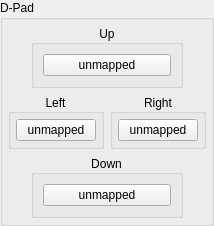
           <widget class="QGroupBox" name="gb_dpad">
            <property name="enabled">
             <bool>true</bool>
            </property>
            <property name="sizePolicy">
             <sizepolicy hsizetype="Preferred" vsizetype="Fixed">
              <horstretch>0</horstretch>
              <verstretch>0</verstretch>
             </sizepolicy>
            </property>
            <property name="maximumSize">
             <size>
              <width>16777215</width>
              <height>16777215</height>
             </size>
            </property>
            <property name="title">
             <string>D-Pad</string>
            </property>
            <layout class="QVBoxLayout" name="gb_dpad_layout">
             <property name="spacing">
              <number>6</number>
             </property>
             <property name="leftMargin">
              <number>5</number>
             </property>
             <property name="topMargin">
              <number>5</number>
             </property>
             <property name="rightMargin">
              <number>5</number>
             </property>
             <property name="bottomMargin">
              <number>5</number>
             </property>
             <item>
              <widget class="QWidget" name="dpad_up" native="true">
               <layout class="QHBoxLayout" name="dpad_up_layout">
                <property name="spacing">
                 <number>0</number>
                </property>
                <property name="leftMargin">
                 <number>0</number>
                </property>
                <property name="topMargin">
                 <number>0</number>
                </property>
                <property name="rightMargin">
                 <number>0</number>
                </property>
                <property name="bottomMargin">
                 <number>0</number>
                </property>
                <item>
                 <widget class="QGroupBox" name="gb_dpad_up">
                  <property name="minimumSize">
                   <size>
                    <width>152</width>
                    <height>0</height>
                   </size>
                  </property>
                  <property name="maximumSize">
                   <size>
                    <width>0</width>
                    <height>16777215</height>
                   </size>
                  </property>
                  <property name="title">
                   <string>Up</string>
                  </property>
                  <property name="alignment">
                   <set>Qt::AlignmentFlag::AlignCenter</set>
                  </property>
                  <layout class="QHBoxLayout" name="horizontalLayout_4">
                   <item>
                    <widget class="QPushButton" name="DpadUpButton">
                     <property name="text">
                      <string>unmapped</string>
                     </property>
                    </widget>
                   </item>
                  </layout>
                 </widget>
                </item>
               </layout>
              </widget>
             </item>
             <item>
              <layout class="QHBoxLayout" name="layout_dpad_left_right">
               <item>
                <widget class="QGroupBox" name="gb_dpad_left">
                 <property name="title">
                  <string>Left</string>
                 </property>
                 <property name="alignment">
                  <set>Qt::AlignmentFlag::AlignCenter</set>
                 </property>
                 <layout class="QVBoxLayout" name="gb_dpad_left_layout">
                  <property name="leftMargin">
                   <number>5</number>
                  </property>
                  <property name="topMargin">
                   <number>5</number>
                  </property>
                  <property name="rightMargin">
                   <number>5</number>
                  </property>
                  <property name="bottomMargin">
                   <number>5</number>
                  </property>
                  <item>
                   <widget class="QPushButton" name="DpadLeftButton">
                    <property name="text">
                     <string>unmapped</string>
                    </property>
                   </widget>
                  </item>
                 </layout>
                </widget>
               </item>
               <item>
                <widget class="QGroupBox" name="gb_dpad_right">
                 <property name="title">
                  <string>Right</string>
                 </property>
                 <property name="alignment">
                  <set>Qt::AlignmentFlag::AlignCenter</set>
                 </property>
                 <layout class="QVBoxLayout" name="gb_dpad_right_layout">
                  <property name="leftMargin">
                   <number>5</number>
                  </property>
                  <property name="topMargin">
                   <number>5</number>
                  </property>
                  <property name="rightMargin">
                   <number>5</number>
                  </property>
                  <property name="bottomMargin">
                   <number>5</number>
                  </property>
                  <item>
                   <widget class="QPushButton" name="DpadRightButton">
                    <property name="text">
                     <string>unmapped</string>
                    </property>
                   </widget>
                  </item>
                 </layout>
                </widget>
               </item>
              </layout>
             </item>
             <item>
              <widget class="QWidget" name="dpad_down" native="true">
               <layout class="QHBoxLayout" name="dpad_down_layout">
                <property name="leftMargin">
                 <number>0</number>
                </property>
                <property name="topMargin">
                 <number>0</number>
                </property>
                <property name="rightMargin">
                 <number>0</number>
                </property>
                <property name="bottomMargin">
                 <number>0</number>
                </property>
                <item>
                 <widget class="QGroupBox" name="gb_dpad_down">
                  <property name="minimumSize">
                   <size>
                    <width>152</width>
                    <height>0</height>
                   </size>
                  </property>
                  <property name="maximumSize">
                   <size>
                    <width>124</width>
                    <height>16777215</height>
                   </size>
                  </property>
                  <property name="title">
                   <string>Down</string>
                  </property>
                  <property name="alignment">
                   <set>Qt::AlignmentFlag::AlignCenter</set>
                  </property>
                  <layout class="QHBoxLayout" name="horizontalLayout_3">
                   <item>
                    <widget class="QPushButton" name="DpadDownButton">
                     <property name="text">
                      <string>unmapped</string>
                     </property>
                    </widget>
                   </item>
                  </layout>
                 </widget>
                </item>
               </layout>
              </widget>
             </item>
            </layout>
           </widget>
